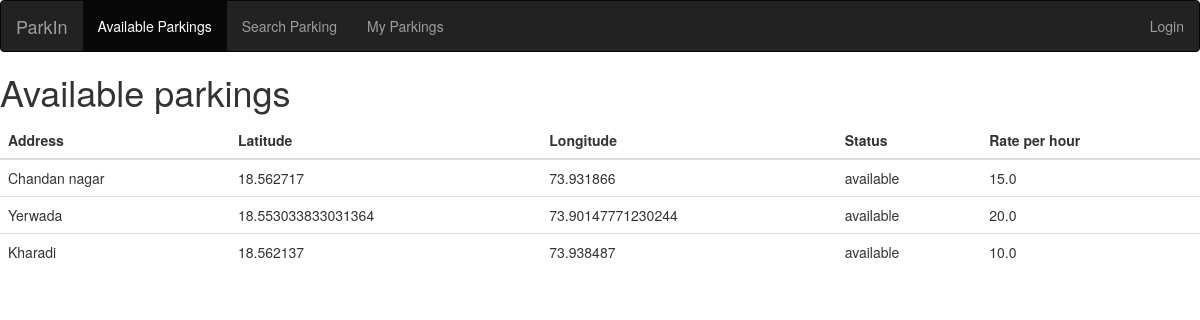
The page /park/ on the database its author committed.
### park/models.py (models this page shows)
class Parking(models.Model):
    CHOICES = (
        ('available', 'Available'),
        ('occupied', 'Occupied'),
    )
    latitude = models.FloatField()
    longitude = models.FloatField()
    address = models.CharField(max_length=255, default=None)
    status = models.CharField(max_length=255, choices=CHOICES, default='available')
    rate_per_hour =  models.FloatField()

### park/views.py (the view)
# urls.py: path('', views.index, name='index'),
def index(request):
    parkings = Parking.objects.filter(status='available')
    return render(request, 'index.html', context={'parkings': parkings})

### park/templates/index.html
{% extends "base.html" %}
{% block content %}
<h1>Available parkings</h1>
<table class="table">
    <thead>
        <tr>
            <th>Address</th>
            <th>Latitude</th>
            <th>Longitude</th>
            <th>Status</th>
            <th>Rate per hour</th>
        </tr>
    </thead>
    <tbody>
        {% for parking in parkings %}
            <tr>
                <td>{{parking.address}}</td>
                <td>{{parking.latitude}}</td>
                <td>{{parking.longitude}}</td>
                <td>{{parking.status}}</td>
                <td>{{parking.rate_per_hour}}</td>
            </tr>
        {% endfor %}
    </tbody>
</table>
{% endblock content %}

### templates/base.html (shortened to what this page needs)
<!DOCTYPE html>
<html lang="en">
<head>
    <link rel="stylesheet" href="https://maxcdn.bootstrapcdn.com/bootstrap/3.4.1/css/bootstrap.min.css">
</head>
<body>
    {% with url_name=request.resolver_match.url_name %}
        {% if url_name != 'login' and url_name != 'signup' %}
        <nav class="navbar navbar-inverse">
            <div class="container-fluid">
                <div class="navbar-header">
                    <a class="navbar-brand" href="#">ParkIn</a>
                </div>
                <ul class="nav navbar-nav">
                    <li class="{% if url_name == 'index' %}active{% endif %}"><a href="{% url 'index' %}">Available Parkings</a></li>
                    <li class="{% if url_name == 'search' %}active{% endif %}"><a href="{% url 'search' %}">Search Parking</a></li>
                    <li class="{% if url_name == 'my-parkings' %}active{% endif %}"><a href="{% url 'my-parkings' %}">My Parkings</a></li>
                </ul>
                <ul class="nav navbar-nav navbar-right">
                    {% if user.is_authenticated %}
                        <li><a href="#">{{ user.get_username }}</a></li>
                        <li><a href="{% url 'logout' %}">Logout</a></li>
                    {% else %}
                        <li><a href="#">Login</a></li>
                    {% endif %}
                </ul>
            </div>
        </nav>
        {% endif %}
    {% endwith %}
    {% block content %}{% endblock content %}
</body>
</html>

### rows shown on the page
Parking: address "Chandan nagar", latitude "18.562717", longitude "73.931866", status "available", rate_per_hour "15.0"
Parking: address "Yerwada", latitude "18.553033833031364", longitude "73.90147771230244", status "available", rate_per_hour "20.0"
Parking: address "Kharadi", latitude "18.562137", longitude "73.938487", status "available", rate_per_hour "10.0"
